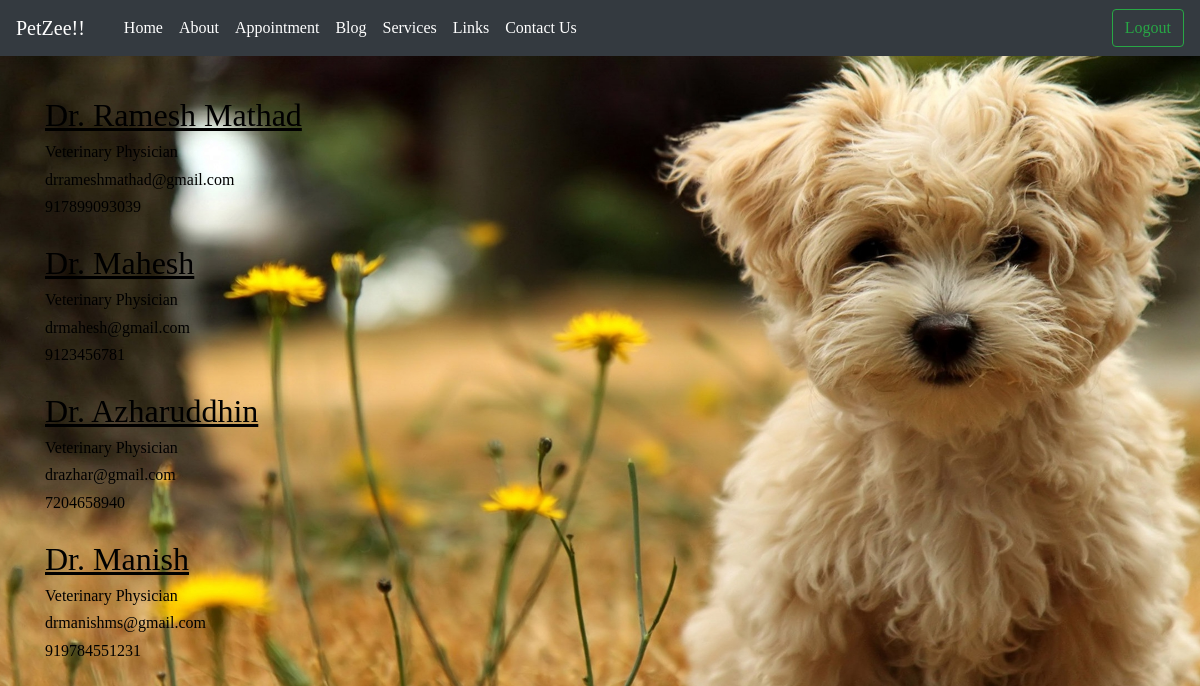
The page /contact/ (signed in) on the database its author committed.
### homepage/models.py (models this page shows, shortened)
class contacts(models.Model):
	name = models.CharField(max_length = 20)
	spec = models.CharField(max_length = 25)
	email = models.EmailField()
	phone = models.IntegerField()

### homepage/views.py (the view)
# urls.py: url(r'^contact/$',views.contact, name='contact'),
@login_required(login_url="/accounts/login/")
def contact(request):
	docs = contacts.objects.all()
	return render(request, 'homepage/contact.html', {'docs': docs})

### homepage/templates/homepage/contact.html (shortened to what this page needs)
{% extends 'base.html' %}
{% block content %}
	<div class="container">
		<div class="row">
			<div class="col-4" style="padding-top: 40px; color: black">
				{% for doctors in docs %}
					<h2 style="text-decoration: underline;">{{ doctors.name }}</h2>
					<h6>{{ doctors.spec }}</h6>
					<h6>{{ doctors.email }}</h6>
					<h6 style="padding-bottom: 20px;">{{ doctors.phone }}</h6>
				{% endfor %}
			</div>
		</div>
	</div>
{% endblock %}

### assets/style.css (style rules this page uses)
body { background-image: url(dog1.jpg); background-size: cover; background-position: center; background-repeat: no-repeat; background-attachment: fixed; background-color: #0f121f; color: #fff; }
body * { font-family: Ubuntu; }

### rows shown on the page
contacts: name "Dr. Ramesh Mathad", spec "Veterinary Physician", email "drrameshmathad@gmail.com", phone "917899093039"
contacts: name "Dr. Mahesh", spec "Veterinary Physician", email "drmahesh@gmail.com", phone "9123456781"
contacts: name "Dr. Azharuddhin", spec "Veterinary Physician", email "drazhar@gmail.com", phone "7204658940"
contacts: name "Dr. Manish", spec "Veterinary Physician", email "drmanishms@gmail.com", phone "919784551231"
